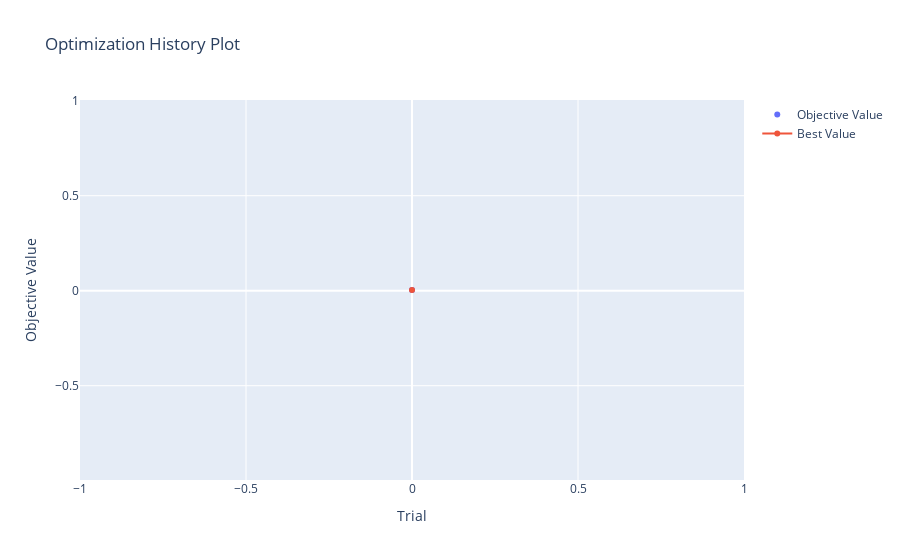

Source (notebook cell):
### Code cell
optuna.visualization.plot_optimization_history(find_param)

### Figure 1 — Plotly figure (JSON) as saved in the notebook; plotly's stock layout.template omitted (floating-point values rounded to 4 significant figures)
{"data": [{"mode": "markers", "name": "Objective Value", "type": "scatter", "x": [0], "y": [0.003648]}, {"name": "Best Value", "type": "scatter", "x": [0], "y": [0.003648]}], "layout": {"title": {"text": "Optimization History Plot"}, "xaxis": {"title": {"text": "Trial"}}, "yaxis": {"title": {"text": "Objective Value"}}}}
